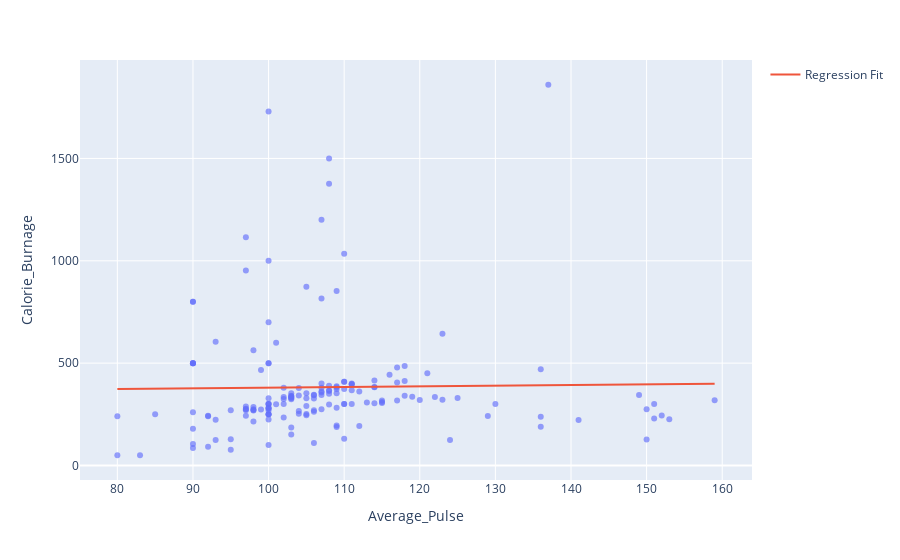

This figure's notebook cell:
### Markdown cell above
## 1.7 Linear Regression

The term regression is used when you try to find the relationship between variables.

In Machine Learning and in statistical modeling, that relationship is used to predict the outcome of events.

We will use Scikit-learn to train various regression models. Scikit-learn is a popular Machine Learning (ML) library that offers various tools for creating and training ML algorithms, feature engineering, data cleaning, and evaluating and testing models. It was designed to be accessible, and to work seamlessly with popular libraries like NumPy and Pandas.

We see how to apply a simple regression model for predicting Calorie_Burnage on various factors such as Average_Pulse or Duration.

### Code cell
import numpy as np
import plotly.express as px
import plotly.graph_objects as go
from sklearn.linear_model import LinearRegression

df = full_health_data
X = df.Average_Pulse.values.reshape(-1, 1)

model = LinearRegression()
model.fit(X, df.Calorie_Burnage)

x_range = np.linspace(X.min(), X.max(), 100)
y_range = model.predict(x_range.reshape(-1, 1))

fig = px.scatter(df, x='Average_Pulse', y='Calorie_Burnage', opacity=0.65)
fig.add_traces(go.Scatter(x=x_range, y=y_range, name='Regression Fit'))
fig.show()

### Figure 1 — Plotly figure (JSON) as saved in the notebook; plotly's stock layout.template omitted (floating-point values rounded to 4 significant figures; data arrays with more than 128 entries replaced by an {"elided": "..."} marker saying what was removed)
{"data": [{"hovertemplate": "Average_Pulse=%{x}<br>Calorie_Burnage=%{y}<extra></extra>", "legendgroup": "", "marker": {"color": "#636efa", "opacity": 0.65, "symbol": "circle"}, "mode": "markers", "name": "", "orientation": "v", "showlegend": false, "type": "scatter", "x": {"elided": "163 int values"}, "xaxis": "x", "y": {"elided": "163 int values"}, "yaxis": "y"}, {"name": "Regression Fit", "type": "scatter", "x": [80, 80.8, 81.6, 82.39, 83.19, 83.99, 84.79, 85.59, 86.38, 87.18, 87.98, 88.78, 89.58, 90.37, 91.17, 91.97, 92.77, 93.57, 94.36, 95.16, 95.96, 96.76, 97.56, 98.35, 99.15, 99.95, 100.7, 101.5, 102.3, 103.1, 103.9, 104.7, 105.5, 106.3, 107.1, 107.9, 108.7, 109.5, 110.3, 111.1, 111.9, 112.7, 113.5, 114.3, 115.1, 115.9, 116.7, 117.5, 118.3, 119.1, 119.9, 120.7, 121.5, 122.3, 123.1, 123.9, 124.7, 125.5, 126.3, 127.1, 127.9, 128.7, 129.5, 130.3, 131.1, 131.9, 132.7, 133.5, 134.3, 135.1, 135.9, 136.7, 137.5, 138.3, 139.1, 139.8, 140.6, 141.4, 142.2, 143.0, 143.8, 144.6, 145.4, 146.2, 147.0, 147.8, 148.6, 149.4, 150.2, 151.0, 151.8, 152.6, 153.4, 154.2, 155.0, 155.8, 156.6, 157.4, 158.2, 159], "y": [373.2, 373.5, 373.8, 374.0, 374.3, 374.5, 374.8, 375.1, 375.3, 375.6, 375.9, 376.1, 376.4, 376.7, 376.9, 377.2, 377.4, 377.7, 378.0, 378.2, 378.5, 378.8, 379.0, 379.3, 379.5, 379.8, 380.1, 380.3, 380.6, 380.9, 381.1, 381.4, 381.6, 381.9, 382.2, 382.4, 382.7, 383.0, 383.2, 383.5, 383.8, 384.0, 384.3, 384.5, 384.8, 385.1, 385.3, 385.6, 385.9, 386.1, 386.4, 386.6, 386.9, 387.2, 387.4, 387.7, 388.0, 388.2, 388.5, 388.7, 389.0, 389.3, 389.5, 389.8, 390.1, 390.3, 390.6, 390.9, 391.1, 391.4, 391.6, 391.9, 392.2, 392.4, 392.7, 393.0, 393.2, 393.5, 393.7, 394.0, 394.3, 394.5, 394.8, 395.1, 395.3, 395.6, 395.8, 396.1, 396.4, 396.6, 396.9, 397.2, 397.4, 397.7, 398.0, 398.2, 398.5, 398.7, 399.0, 399.3]}], "layout": {"legend": {"tracegroupgap": 0}, "margin": {"t": 60}, "xaxis": {"anchor": "y", "domain": [0, 1], "title": {"text": "Average_Pulse"}}, "yaxis": {"anchor": "x", "domain": [0, 1], "title": {"text": "Calorie_Burnage"}}}}
